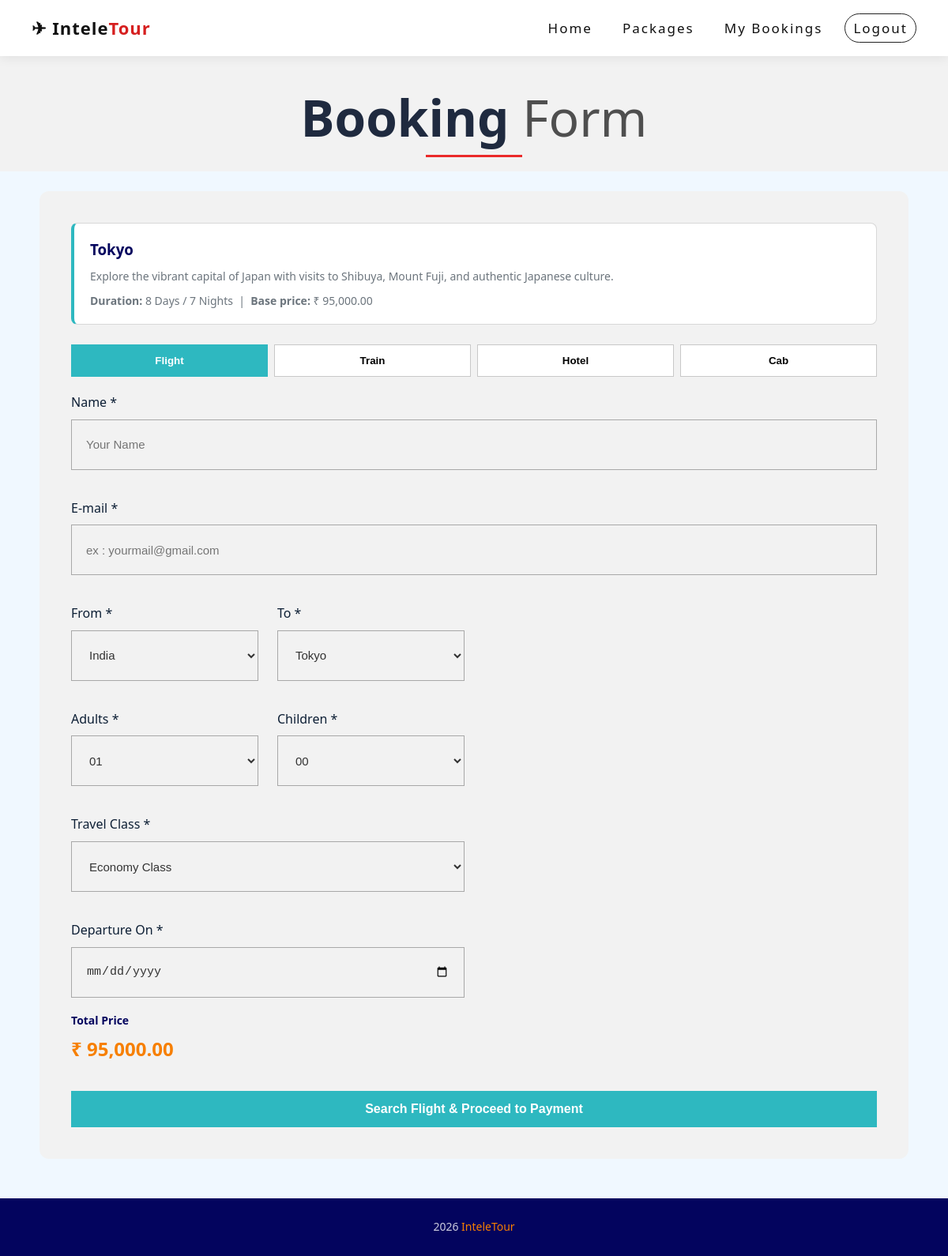
Screenshot of /booking.php?id=2 (signed in) with the database file from the repository.
### tables this page shows
CREATE TABLE packages (
    id INT AUTO_INCREMENT PRIMARY KEY,
    destination VARCHAR(100) NOT NULL,
    description TEXT,
    price DECIMAL(10,2) NOT NULL,
    duration VARCHAR(50),
    image VARCHAR(255),
    available TINYINT(1) DEFAULT 1,
    created_at TIMESTAMP DEFAULT CURRENT_TIMESTAMP
);

### booking.php (the view, shortened to what this page needs)
<?php
require_once 'database.php';
$package_id = isset($_GET['id']) ? (int)$_GET['id'] : 0;
$stmt = $conn->prepare("SELECT * FROM packages WHERE id = ? AND available = 1");
$stmt->bind_param("i", $package_id);
$stmt->execute();
$package = $stmt->get_result()->fetch_assoc();
?>
<!DOCTYPE html>
<html lang="en">
<head>
    <link rel="stylesheet" href="style.css">
</head>
<body>
<nav class="navbar">
    <div class="logo">&#9992; Intele<span>Tour</span></div>
    <ul class="nav-links">
        <li><a href="index.php">Home</a></li>
        <li><a href="packages.php">Packages</a></li>
        <li><a href="my_bookings.php">My Bookings</a></li>
        <li><a href="logout.php" class="btn-nav">Logout</a></li>
    </ul>
</nav>
<div class="booking-form-title">
    <h1>Booking <span class="thin">Form</span></h1>
    <div class="underline"></div>
</div>
<div class="booking-container">
    <div class="package-summary">
        <h3><?= htmlspecialchars($package['destination']) ?></h3>
        <p><?= htmlspecialchars($package['description']) ?></p>
        <p style="margin-top:8px;"><strong>Duration:</strong> <?= htmlspecialchars($package['duration']) ?> &nbsp;|&nbsp; <strong>Base price:</strong> ₹ <?= number_format($package['price'], 2) ?></p>
    </div>
    <form method="POST" id="booking_form">
        <div class="service-tabs">
            <button type="button" class="service-tab" data-service="flight">Flight</button>
            <button type="button" class="service-tab" data-service="train">Train</button>
            <button type="button" class="service-tab" data-service="hotel">Hotel</button>
            <button type="button" class="service-tab" data-service="cab">Cab</button>
        </div>
        <div class="service-form-grid">
            <div class="form-group span-2">
                <label>Name *</label>
                <input type="text" name="passenger_name" placeholder="Your Name" value="<?= htmlspecialchars($_POST['passenger_name'] ?? '') ?>" required>
            </div>
            <div class="form-group span-2">
                <label>E-mail *</label>
                <input type="email" name="passenger_email" placeholder="ex : yourmail@gmail.com" value="<?= htmlspecialchars($_POST['passenger_email'] ?? '') ?>" required>
            </div>
            <div class="service-panel" id="panel-flight">
                <div class="service-form-grid">
                    <div class="form-group">
                        <label>From *</label>
                        <?php $flightFrom = $_POST['flight_from_city'] ?? 'India'; ?>
                        <select name="flight_from_city">
                            <option value="India" <?= $flightFrom === 'India' ? 'selected' : '' ?>>India</option>
                        </select>
                    </div>
                    <div class="form-group">
                        <label>To *</label>
                        <?php $flightTo = $_POST['flight_to_city'] ?? $package['destination']; ?>
                        <select name="flight_to_city">
                            <option value="Tokyo" <?= $flightTo === 'Tokyo' ? 'selected' : '' ?>>Tokyo</option>
                        </select>
                    </div>
                    <div class="form-group">
                        <label>Adults *</label>
                        <?php $flightAdults = (int)($_POST['flight_adults'] ?? 1); ?>
                        <select name="flight_adults" id="flight_adults">
                            <?php for ($i = 1; $i <= 10; $i++): ?>
                                <option value="<?= $i ?>" <?= $flightAdults === $i ? 'selected' : '' ?>><?= str_pad((string)$i, 2, '0', STR_PAD_LEFT) ?></option>
                            <?php endfor; ?>
                        </select>
                    </div>
                    <div class="form-group">
                        <label>Children *</label>
                        <?php $flightChildren = (int)($_POST['flight_children'] ?? 0); ?>
                        <select name="flight_children" id="flight_children">
                            <?php for ($i = 0; $i <= 10; $i++): ?>
                                <option value="<?= $i ?>" <?= $flightChildren === $i ? 'selected' : '' ?>><?= str_pad((string)$i, 2, '0', STR_PAD_LEFT) ?></option>
                            <?php endfor; ?>
                        </select>
                    </div>
                    <div class="form-group span-2">
                        <label>Travel Class *</label>
                        <?php $flightClass = $_POST['flight_travel_class'] ?? 'Economy Class'; ?>
                        <select name="flight_travel_class">
                            <option value="Economy Class" <?= $flightClass === 'Economy Class' ? 'selected' : '' ?>>Economy Class</option>
                        </select>
                    </div>
                    <div class="form-group span-2">
                        <label>Departure On *</label>
                        <input type="date" name="flight_departure_on" min="<?= date('Y-m-d') ?>" value="<?= htmlspecialchars($_POST['flight_departure_on'] ?? '') ?>">
                    </div>
                </div>
            </div>
        </div>
        <div class="form-group">
            <label>Total Price</label>
            <div style="font-size:24px; font-weight:800; color:var(--accent);" id="total_price_display">₹ 0.00</div>
        </div>
        <button type="submit" class="btn btn-primary btn-full book-btn" id="submit_btn">Search Flight & Proceed to Payment</button>
    </form>
</div>
<footer><p>2026 <span>InteleTour</span></p></footer>
</body>
</html>

### style.css (style rules this page uses)
* { margin: 0; padding: 0; box-sizing: border-box; }
:root { --primary: #0077b6; --secondary: #00b4d8; --accent: #f77f00; --dark: #03045e; --light: #f0f8ff; --white: #ffffff; --gray: #6c757d; --light-gray: #f8f9fa; --danger: #dc3545; --success: #28a745; --shadow: 0 4px 20px rgba(0,0,0,0.12); --radius: 12px; --transition: all 0.3s ease; }
body { font-family: 'Segoe UI', Tahoma, Geneva, Verdana, sans-serif; background-color: var(--light); color: #333; line-height: 1.6; }
a { text-decoration: none; color: inherit; }
.navbar { background: var(--white); padding: 18px 40px; display: flex; justify-content: space-between; align-items: center; position: sticky; top: 0; z-index: 1000; box-shadow: 0 2px 14px rgba(0, 0, 0, 0.08); }
.navbar .logo { font-size: 22px; font-weight: 800; color: #111; letter-spacing: 1px; }
.navbar .logo span { color: #d61f1f; }
.nav-links { display: flex; list-style: none; gap: 18px; align-items: center; }
.nav-links a { color: #111; font-size: 17px; font-weight: 500; letter-spacing: 2px; transition: color 0.2s ease; padding: 6px 10px; border-radius: 4px; }
.nav-links .btn-nav { border: 1px solid #222; border-radius: 999px; font-weight: 500; }
.btn { padding: 12px 30px; border-radius: 30px; font-size: 15px; font-weight: 600; cursor: pointer; border: none; transition: var(--transition); display: inline-block; }
.btn-primary { background: var(--accent); color: var(--white); }
.btn-full { width: 100%; text-align: center; }
.form-group { margin-bottom: 18px; }
.form-group label { display: block; font-size: 14px; font-weight: 600; color: var(--dark); margin-bottom: 6px; }
.form-group input, .form-group select, .form-group textarea { width: 100%; padding: 12px 15px; border: 1.5px solid #dde; border-radius: 8px; font-size: 14px; color: #333; background: #fafafa; transition: var(--transition); outline: none; }
.booking-container { max-width: 700px; margin: 50px auto; background: var(--white); padding: 40px; border-radius: var(--radius); box-shadow: var(--shadow); }
.package-summary { background: var(--light); border-left: 4px solid var(--primary); padding: 18px 20px; border-radius: 8px; margin-bottom: 25px; }
.package-summary h3 { color: var(--dark); margin-bottom: 8px; }
.package-summary p { font-size: 14px; color: var(--gray); }
footer { background: var(--dark); color: rgba(255,255,255,0.8); text-align: center; padding: 25px; font-size: 14px; }
footer span { color: var(--accent); }

### booking.php (style rules this page uses)
.booking-form-title { text-align: center; padding: 44px 20px 18px; background: #f2f2f2; }
.booking-form-title h1 { margin: 0; font-size: 64px; line-height: 1.05; font-weight: 800; color: #1f2a3f; }
.booking-form-title h1 .thin { font-weight: 400; color: #4f4f4f; }
.booking-form-title .underline { width: 122px; height: 3px; background: #ea2a2a; margin: 14px auto 0; }
.booking-container { margin-top: 25px; max-width: 1100px; background: #f2f2f2; box-shadow: none; }
.service-tabs { display: grid; grid-template-columns: repeat(4, minmax(0, 1fr)); gap: 8px; margin-bottom: 20px; }
.service-tab { border: 1px solid #c8c8c8; background: #fff; padding: 12px; font-weight: 700; cursor: pointer; }
.service-tab.active { background: #2eb8c0; color: #fff; border-color: #2eb8c0; }
.service-form-grid { display: grid; grid-template-columns: 1fr 1fr; gap: 18px 24px; }
.service-form-grid .span-2 { grid-column: 1 / -1; }
.service-form-grid .form-group label { font-size: 16px; font-weight: 500; margin-bottom: 8px; color: #0d1f35; }
.service-form-grid input, .service-form-grid select { background: #f2f2f2; border: 1px solid #a8a8a8; border-radius: 0; padding: 16px 18px; font-size: 15px; min-height: 64px; box-shadow: none; }
.service-panel { display: none; }
.service-panel.active { display: block; }
.book-btn { margin-top: 16px; border-radius: 0; font-size: 16px; padding: 14px 20px; background: #2eb8c0; }
.package-summary { background: #fff; border: 1px solid #d8d8d8; border-left: 4px solid #2eb8c0; }

### rows the page displays
packages: destination "Tokyo", description "Explore the vibrant capital of Japan with visits to Shibuya, Mount Fuji, and authentic Japanese culture.", duration "8 Days / 7 Nights", price "95,000.00", flight_to_city "Tokyo"

### other values shown
form field flight_adults "01"
form field flight_children "00"
